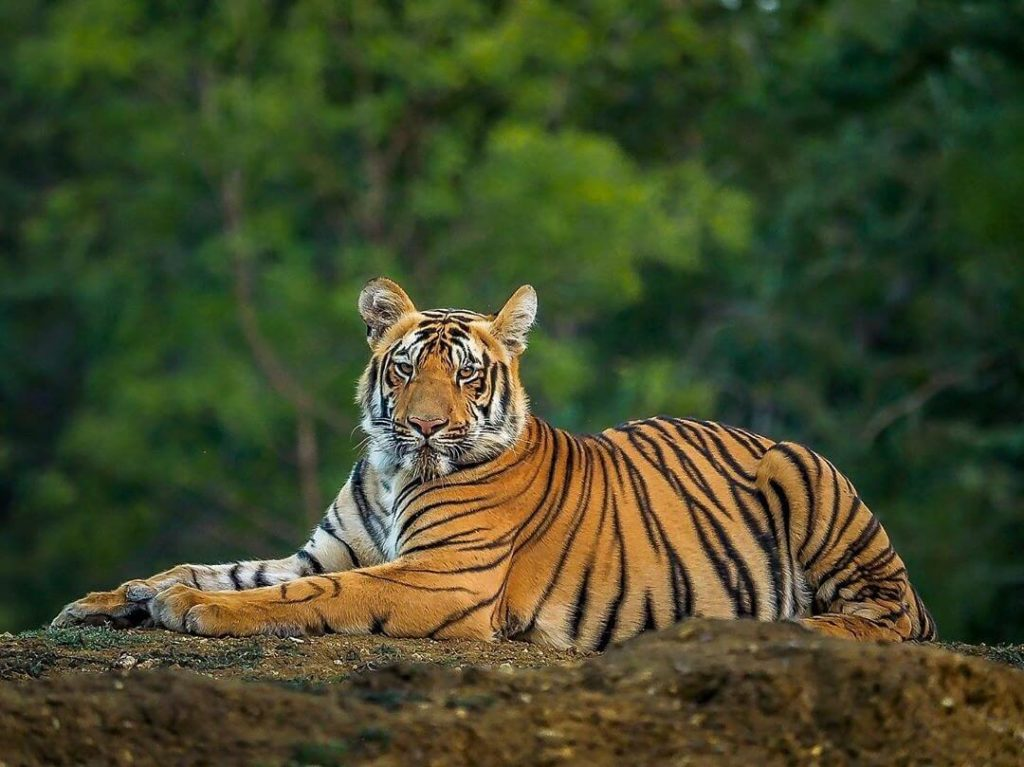
#> input picture test_images/Royal-Bengal-Tiger-1024x767.jpg, 1024 x 767 px, found by its file name
$ python test_image.py
#> lines starting #> are read from the running program, lines starting #| are printed output that depends on the picture
from PIL import Image

image = Image.open("Royal-Bengal-Tiger-1024x767.jpg")
#> image is the input picture: PIL image 1024x767 RGB; mean R, G, B 65.9, 72.9, 41.4

# [6 lines of commented-out code are left out]

print("Original size:", image.size)
#| Original size: (1024, 767)

resized_image = image.resize((224,224)) #Take the original image and make a new version that is 224 × 224 pixels.
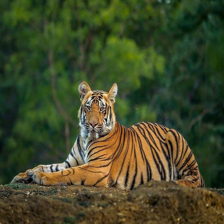
#> resized_image: PIL image 224x224 RGB; mean R, G, B 65.9, 72.9, 41.4

print("New size:", resized_image.size)
#| New size: (224, 224)

resized_image.show()

$ run again, with test_images/52014798407_5bd16e058d_b-1.jpg copied over test_images/Royal-Bengal-Tiger-1024x767.jpg
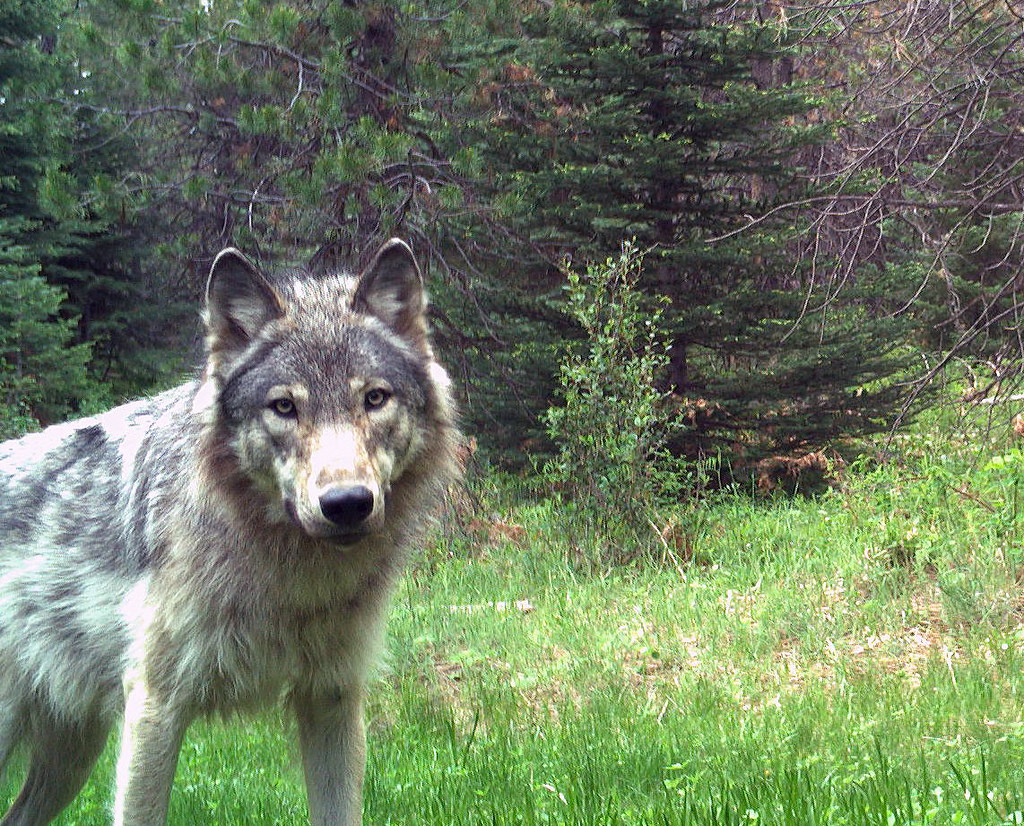
#> input picture test_images/52014798407_5bd16e058d_b-1.jpg, 1024 x 826 px, found by its file name
#> image is the input picture: PIL image 1024x826 RGB; mean R, G, B 109.2, 122.6, 96.5
#| Original size: (1024, 826)
#> `resized_image = image.resize((224,224))`:
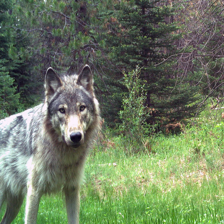
#> resized_image: PIL image 224x224 RGB; mean R, G, B 109.2, 122.6, 96.5
#| New size: (224, 224)

$ run again, with test_images/DSCF4027.jpg copied over test_images/Royal-Bengal-Tiger-1024x767.jpg
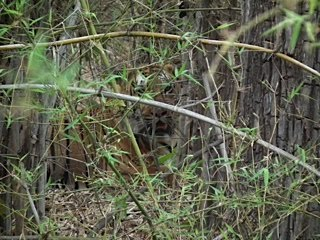
#> input picture test_images/DSCF4027.jpg, 320 x 240 px, found by its file name
#> image is the input picture: PIL image 320x240 RGB; mean R, G, B 95.1, 97.7, 78.2
#| Original size: (320, 240)
#> `resized_image = image.resize((224,224))`:
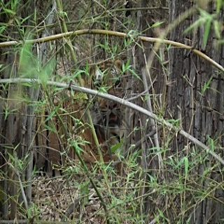
#> resized_image: PIL image 224x224 RGB; mean R, G, B 95.1, 97.7, 78.2
#| New size: (224, 224)

$ run again, with test_images/Leopard_hiding.jpg copied over test_images/Royal-Bengal-Tiger-1024x767.jpg
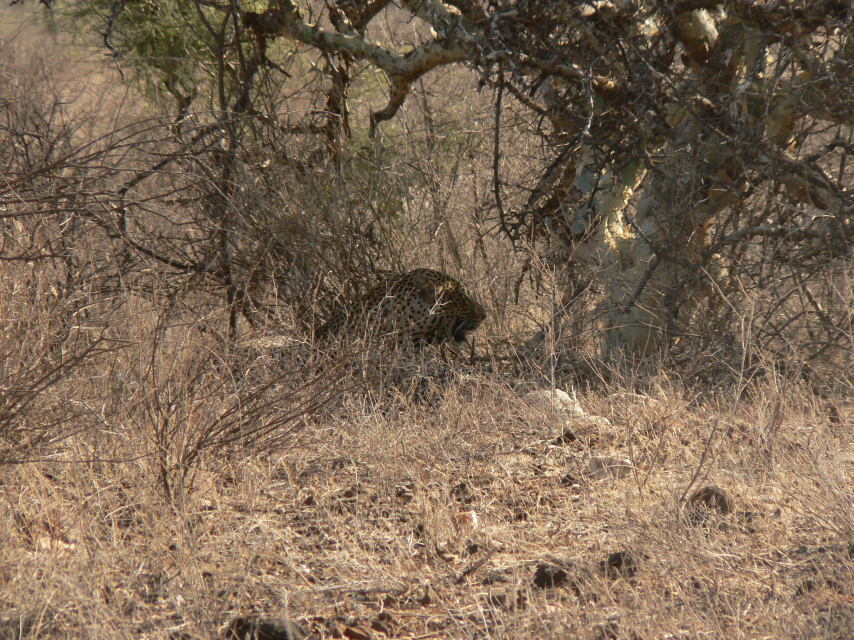
#> input picture test_images/Leopard_hiding.jpg, 2560 x 1920 px, found by its file name (shown at 1/3 size)
#> image is the input picture: PIL image 2560x1920 RGB; mean R, G, B 123.6, 104.4, 83.9
#| Original size: (2560, 1920)
#> `resized_image = image.resize((224,224))`:
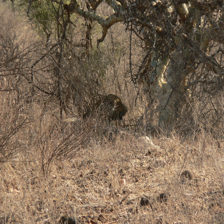
#> resized_image: PIL image 224x224 RGB; mean R, G, B 123.6, 104.4, 83.9
#| New size: (224, 224)
